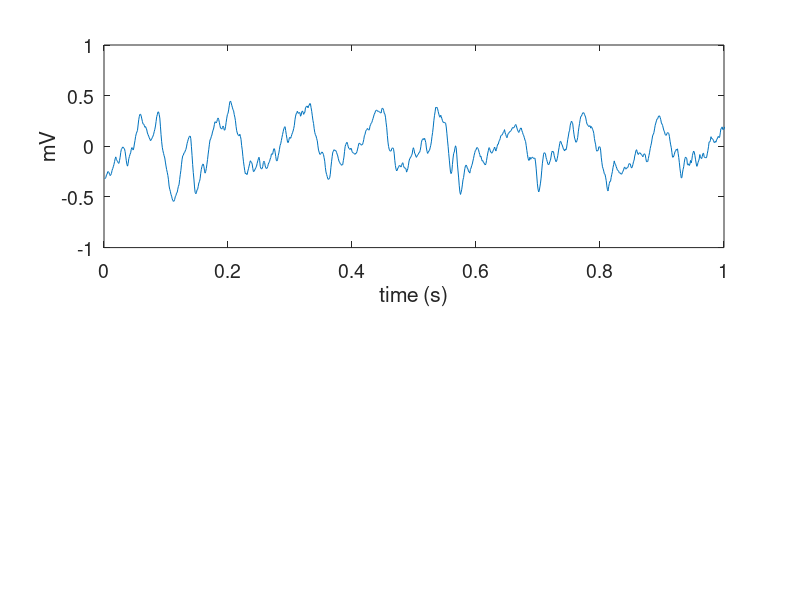

This figure's MATLAB source: (Note: this script raises an error after producing the figure.)
%% Constructing an example

clear
clc

data_length = 2^15;
srate=1024;
dt = 1/srate;
t=dt*(1:data_length);

nonmodulatedamplitude=2; % increase this to get less modulation (lower MI value)

Phase_Modulating_Freq=10;
Amp_Modulated_Freq=80;

lfp=(0.2*(sin(2*pi*t*Phase_Modulating_Freq)+1)+nonmodulatedamplitude*0.1).*sin(2*pi*t*Amp_Modulated_Freq)+sin(2*pi*t*Phase_Modulating_Freq);
lfp=lfp+1*randn(1,length(lfp));

%% Working with actual LFP signals (example .mat file available at github)

load('LFP_HG_HFO.mat')
lfp = lfpHG; % or lfp = lfpHFO;
data_length = length(lfp);
srate = 1000;
dt = 1/srate;
t = (1:data_length)*dt;


%% Plotting the signal

clf 
subplot(2,1,1)
plot(t,lfp)
xlim([0 1])
set(gca,'fontsize',14)
xlabel('time (s)')
ylabel('mV')

%% Define the amplitude- and phase-frequencies

PhaseFreqVector=2:2:50;
AmpFreqVector=10:5:200;

PhaseFreq_BandWidth=4;
AmpFreq_BandWidth=20;


%% Define phase bins

nbin = 18; % number of phase bins
position=zeros(1,nbin); % this variable will get the beginning (not the center) of each phase bin (in rads)
winsize = 2*pi/nbin;
for j=1:nbin 
    position(j) = -pi+(j-1)*winsize; 
end

%% Filtering and Hilbert transform

'CPU filtering'
tic
Comodulogram=single(zeros(length(PhaseFreqVector),length(AmpFreqVector)));
AmpFreqTransformed = zeros(length(AmpFreqVector), data_length);
PhaseFreqTransformed = zeros(length(PhaseFreqVector), data_length);

for ii=1:length(AmpFreqVector)
    Af1 = AmpFreqVector(ii);
    Af2=Af1+AmpFreq_BandWidth;
    AmpFreq=eegfilt(lfp,srate,Af1,Af2); % filtering
    AmpFreqTransformed(ii, :) = abs(hilbert(AmpFreq)); % getting the amplitude envelope
end

for jj=1:length(PhaseFreqVector)
    Pf1 = PhaseFreqVector(jj);
    Pf2 = Pf1 + PhaseFreq_BandWidth;
    PhaseFreq=eegfilt(lfp,srate,Pf1,Pf2); % filtering 
    PhaseFreqTransformed(jj, :) = angle(hilbert(PhaseFreq)); % getting the phase time series
end
toc

%% Compute MI and comodulogram

'Comodulation loop'

counter1=0;
for ii=1:length(PhaseFreqVector)
counter1=counter1+1;

    Pf1 = PhaseFreqVector(ii);
    Pf2 = Pf1+PhaseFreq_BandWidth;
    
    counter2=0;
    for jj=1:length(AmpFreqVector)
    counter2=counter2+1;
    
        Af1 = AmpFreqVector(jj);
        Af2 = Af1+AmpFreq_BandWidth;
        [MI,MeanAmp]=ModIndex_v2(PhaseFreqTransformed(ii, :), AmpFreqTransformed(jj, :), position);
        Comodulogram(counter1,counter2)=MI;
    end
end
toc

%% Plot comodulogram

clf
contourf(PhaseFreqVector+PhaseFreq_BandWidth/2,AmpFreqVector+AmpFreq_BandWidth/2,Comodulogram',30,'lines','none')
set(gca,'fontsize',14)
ylabel('Amplitude Frequency (Hz)')
xlabel('Phase Frequency (Hz)')
colorbar


%%%%%%%%%%%%%%%%%%%%%%%%%%%%%%%%%%%%%%%%%%%%%%%%%%%%%%%%%%%%%%%%%%%%%
%%%%%%%%%%%%%%%%%%%%%%%%%%%%%%%%%%%%%%%%%%%%%%%%%%%%%%%%%%%%%%%%%%%%%
%%%%%%%%%%%%%%%%%%%%%%%%%%%%%%%%%%%%%%%%%%%%%%%%%%%%%%%%%%%%%%%%%%%%%
%%%%%%%%%%%%%%%%%%%%%%%%%%%%%%%%%%%%%%%%%%%%%%%%%%%%%%%%%%%%%%%%%%%%%
%%  Use the routine below to look at specific pairs of frequency ranges:

Pf1 = 6;
Pf2 = 12;
Af1 = 60;
Af2 = 100;

[MI,MeanAmp] = ModIndex_v1(lfp,srate,Pf1,Pf2,Af1,Af2,position);

bar(10:20:720,[MeanAmp,MeanAmp]/sum(MeanAmp),'k')
xlim([0 720])
set(gca,'xtick',0:360:720)
xlabel('Phase (Deg)')
ylabel('Amplitude')
title(['MI = ' num2str(MI)])


%%%%%%%%%%%%%%%%%%%%%%%%%%%%%%%%%%%%%%%%%%%%%%%%%%%%%%%%%%%%%%%%%%%%%
%%%%%%%%%%%%%%%%%%%%%%%%%%%%%%%%%%%%%%%%%%%%%%%%%%%%%%%%%%%%%%%%%%%%%
%%%%%%%%%%%%%%%%%%%%%%%%%%%%%%%%%%%%%%%%%%%%%%%%%%%%%%%%%%%%%%%%%%%%%
%%%%%%%%%%%%%%%%%%%%%%%%%%%%%%%%%%%%%%%%%%%%%%%%%%%%%%%%%%%%%%%%%%%%%
%% Or use the routine below to make a comodulogram using ModIndex_v1; this takes longer than
%% the method outlined above using ModIndex_v2 because in this routine multiple filtering of the same
%% frequency range is employed (the Amp frequencies are filtered multiple times, one
%% for each phase frequency). This routine might be the only choice though
%% for computers with low memory, because it does not create the matrices
%% AmpFreqTransformed and PhaseFreqTransformed as the routine above

tic

% define phase bins
nbin = 18; % number of phase bins
position=zeros(1,nbin); % this variable will get the beginning (not the center) of each phase bin (in rads)
winsize = 2*pi/nbin;
for j=1:nbin 
    position(j) = -pi+(j-1)*winsize; 
end

% define analyzed frequency ranges
PhaseFreqVector=2:2:50;
AmpFreqVector=10:5:200;
PhaseFreq_BandWidth=4;
AmpFreq_BandWidth=20;


Comodulogram=zeros(length(PhaseFreqVector),length(AmpFreqVector));

counter1=0;
for Pf1=PhaseFreqVector
    counter1=counter1+1;
    Pf1 % just to check the progress
    Pf2=Pf1+PhaseFreq_BandWidth;
    
    counter2=0;
    for Af1=AmpFreqVector
        counter2=counter2+1;
        Af2=Af1+AmpFreq_BandWidth;
        
[MI,MeanAmp]=ModIndex_v1(lfp,srate,Pf1,Pf2,Af1,Af2,position);
Comodulogram(counter1,counter2)=MI;

    end
end

toc

%% Plot comodulogram

clf
contourf(PhaseFreqVector+PhaseFreq_BandWidth/2,AmpFreqVector+AmpFreq_BandWidth/2,Comodulogram',30,'lines','none')
set(gca,'fontsize',14)
ylabel('Amplitude Frequency (Hz)')
xlabel('Phase Frequency (Hz)')
colorbar




